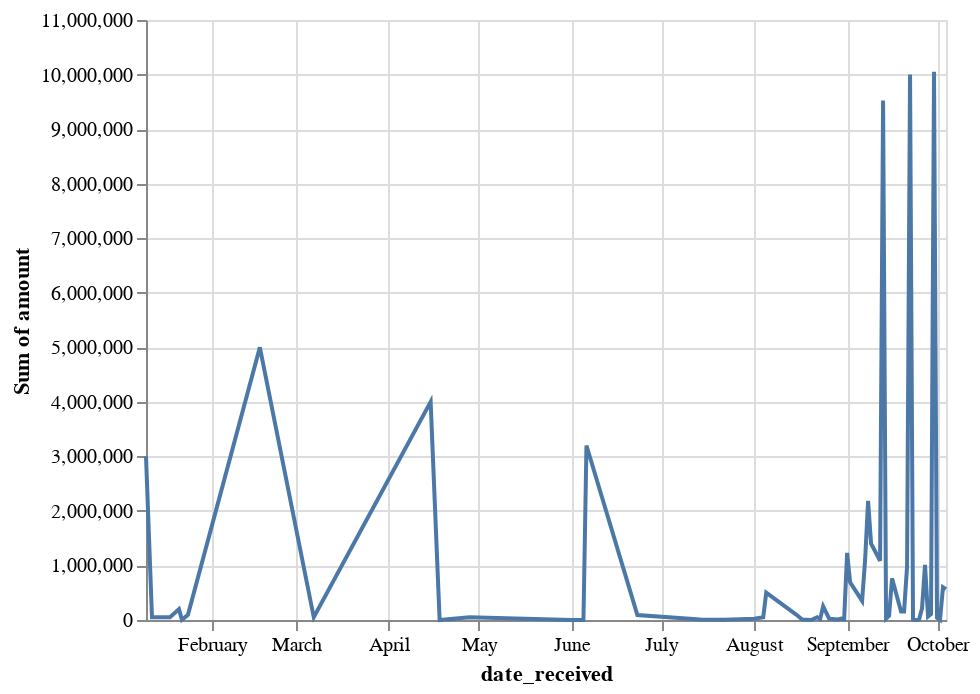

Notebook code for this chart:
### Markdown cell above
Notice that we are still summing up the contribution amounts. This makes for a really nice graphic, but it also has the unintended consequence of hiding negative amounts - typically cases where the filer has paid back a loan. This is something that should be thought about and probably discussed with others before publishing a graphic based on it, but we will continue for now.

There are a few issues we should address however. The first is the labels on the horizontal axes. They are long and kind of cumbersome. We can fix that to some extent by making sure Altair knows that the **date_received** column is temporal data. This is done by adding `:T` after the column name.

### Code cell
alt.Chart(contribs).mark_line().encode(x='date_received:T', y='sum(amount)')

### Figure 1 — Vega-Lite specification as saved in the notebook (floating-point values rounded to 4 significant figures; data arrays with more than 128 entries replaced by an {"elided": "..."} marker saying what was removed)
{"config": {"view": {"continuousWidth": 400, "continuousHeight": 300}}, "data": {"name": "data-d17a4e5000736a12280153bd224e2812"}, "mark": "line", "encoding": {"x": {"field": "date_received", "type": "temporal"}, "y": {"aggregate": "sum", "field": "amount", "type": "quantitative"}}, "$schema": "https://vega.github.io/schema/vega-lite/v4.17.0.json", "datasets": {"data-d17a4e5000736a12280153bd224e2812": {"elided": "152 records"}}}
